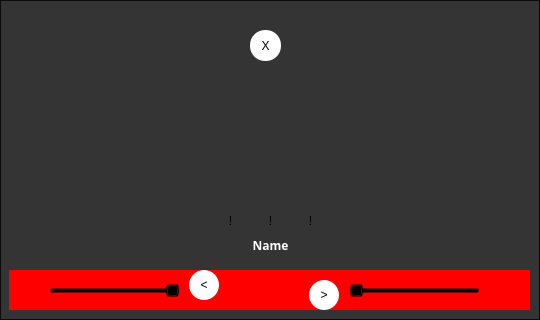
<?xml version="1.0" encoding="UTF-8"?>
<ui version="4.0">
 <class>omniviewer</class>
 <widget class="QWidget" name="omniviewer">
  <property name="windowModality">
   <enum>Qt::ApplicationModal</enum>
  </property>
  <property name="geometry">
   <rect>
    <x>0</x>
    <y>0</y>
    <width>540</width>
    <height>320</height>
   </rect>
  </property>
  <property name="windowTitle">
   <string>omniviewer</string>
  </property>
  <property name="styleSheet">
   <string notr="true"/>
  </property>
  <widget class="QLabel" name="image">
   <property name="geometry">
    <rect>
     <x>220</x>
     <y>100</y>
     <width>100</width>
     <height>100</height>
    </rect>
   </property>
   <property name="text">
    <string/>
   </property>
  </widget>
  <widget class="QFrame" name="frame">
   <property name="geometry">
    <rect>
     <x>0</x>
     <y>0</y>
     <width>540</width>
     <height>320</height>
    </rect>
   </property>
   <property name="styleSheet">
    <string notr="true">QFrame{
	
	background-color: rgba(0, 0, 0, 200);
}</string>
   </property>
   <property name="frameShape">
    <enum>QFrame::StyledPanel</enum>
   </property>
   <property name="frameShadow">
    <enum>QFrame::Raised</enum>
   </property>
   <widget class="QPushButton" name="close">
    <property name="geometry">
     <rect>
      <x>250</x>
      <y>30</y>
      <width>31</width>
      <height>31</height>
     </rect>
    </property>
    <property name="styleSheet">
     <string notr="true">border-radius:15; background-color:white;box-shadow: 0px 5px 5px black;
font: 75 8pt &quot;Microsoft YaHei UI&quot;;</string>
    </property>
    <property name="text">
     <string>X</string>
    </property>
   </widget>
   <widget class="QLabel" name="name">
    <property name="geometry">
     <rect>
      <x>30</x>
      <y>235</y>
      <width>481</width>
      <height>20</height>
     </rect>
    </property>
    <property name="font">
     <font>
      <family>Montserrat SemiBold</family>
      <weight>75</weight>
      <bold>true</bold>
     </font>
    </property>
    <property name="styleSheet">
     <string notr="true">QLabel{
	background-color:transparent;
	color: rgb(255, 255, 255);
}</string>
    </property>
    <property name="text">
     <string>Name</string>
    </property>
    <property name="scaledContents">
     <bool>false</bool>
    </property>
    <property name="alignment">
     <set>Qt::AlignCenter</set>
    </property>
   </widget>
   <widget class="QFrame" name="control_box">
    <property name="geometry">
     <rect>
      <x>9</x>
      <y>270</y>
      <width>521</width>
      <height>40</height>
     </rect>
    </property>
    <property name="styleSheet">
     <string notr="true">background-color: red;</string>
    </property>
    <property name="frameShape">
     <enum>QFrame::NoFrame</enum>
    </property>
    <property name="frameShadow">
     <enum>QFrame::Sunken</enum>
    </property>
    <widget class="QPushButton" name="omni">
     <property name="geometry">
      <rect>
       <x>240</x>
       <y>0</y>
       <width>41</width>
       <height>41</height>
      </rect>
     </property>
     <property name="styleSheet">
      <string notr="true">border-image:url(resources/omniw.png);
border-radius:20</string>
     </property>
     <property name="text">
      <string/>
     </property>
     <property name="shortcut">
      <string>Space</string>
     </property>
    </widget>
    <widget class="QPushButton" name="backward">
     <property name="geometry">
      <rect>
       <x>180</x>
       <y>0</y>
       <width>30</width>
       <height>30</height>
      </rect>
     </property>
     <property name="styleSheet">
      <string notr="true">border-radius:15; background-color:white;</string>
     </property>
     <property name="text">
      <string>&lt;</string>
     </property>
     <property name="shortcut">
      <string>Left</string>
     </property>
    </widget>
    <widget class="QPushButton" name="forward">
     <property name="geometry">
      <rect>
       <x>300</x>
       <y>10</y>
       <width>30</width>
       <height>30</height>
      </rect>
     </property>
     <property name="styleSheet">
      <string notr="true">border-radius:15; background-color:white;</string>
     </property>
     <property name="text">
      <string>&gt;</string>
     </property>
     <property name="shortcut">
      <string>Right</string>
     </property>
    </widget>
    <widget class="QSlider" name="brightness">
     <property name="geometry">
      <rect>
       <x>40</x>
       <y>10</y>
       <width>131</width>
       <height>21</height>
      </rect>
     </property>
     <property name="whatsThis">
      <string extracomment="Brightness"/>
     </property>
     <property name="styleSheet">
      <string notr="true">background-color: transparent;</string>
     </property>
     <property name="maximum">
      <number>100</number>
     </property>
     <property name="orientation">
      <enum>Qt::Horizontal</enum>
     </property>
     <property name="invertedAppearance">
      <bool>true</bool>
     </property>
     <property name="invertedControls">
      <bool>false</bool>
     </property>
    </widget>
    <widget class="QSlider" name="zoom">
     <property name="geometry">
      <rect>
       <x>340</x>
       <y>10</y>
       <width>131</width>
       <height>21</height>
      </rect>
     </property>
     <property name="whatsThis">
      <string extracomment="Brightness"/>
     </property>
     <property name="styleSheet">
      <string notr="true">background-color: transparent;</string>
     </property>
     <property name="maximum">
      <number>100</number>
     </property>
     <property name="orientation">
      <enum>Qt::Horizontal</enum>
     </property>
    </widget>
    <widget class="QLabel" name="zoom_icn">
     <property name="geometry">
      <rect>
       <x>480</x>
       <y>20</y>
       <width>16</width>
       <height>16</height>
      </rect>
     </property>
     <property name="styleSheet">
      <string notr="true">border-image:url(resources/zoom.png);
border-radius:20;
background-color:transparent
</string>
     </property>
     <property name="text">
      <string/>
     </property>
    </widget>
    <widget class="QLabel" name="brightness_icn">
     <property name="geometry">
      <rect>
       <x>20</x>
       <y>20</y>
       <width>10</width>
       <height>10</height>
      </rect>
     </property>
     <property name="styleSheet">
      <string notr="true">border-image:url(resources/brightness.png);
border-radius:20;
background-color: transparent;</string>
     </property>
     <property name="text">
      <string/>
     </property>
    </widget>
   </widget>
   <widget class="QPushButton" name="info">
    <property name="geometry">
     <rect>
      <x>220</x>
      <y>210</y>
      <width>21</width>
      <height>21</height>
     </rect>
    </property>
    <property name="styleSheet">
     <string notr="true">border-image:url(resources/brightness.png);
border-radius:20;
background-color: transparent;</string>
    </property>
    <property name="text">
     <string>!</string>
    </property>
    <property name="shortcut">
     <string>Left</string>
    </property>
   </widget>
   <widget class="QPushButton" name="wallpaper">
    <property name="geometry">
     <rect>
      <x>260</x>
      <y>210</y>
      <width>21</width>
      <height>21</height>
     </rect>
    </property>
    <property name="styleSheet">
     <string notr="true">border-image:url(resources/brightness.png);
border-radius:20;
background-color: transparent;</string>
    </property>
    <property name="text">
     <string>!</string>
    </property>
    <property name="shortcut">
     <string>Left</string>
    </property>
   </widget>
   <widget class="QPushButton" name="convert">
    <property name="geometry">
     <rect>
      <x>300</x>
      <y>210</y>
      <width>21</width>
      <height>21</height>
     </rect>
    </property>
    <property name="styleSheet">
     <string notr="true">border-image:url(resources/brightness.png);
border-radius:20;
background-color: transparent;</string>
    </property>
    <property name="text">
     <string>!</string>
    </property>
    <property name="shortcut">
     <string>Left</string>
    </property>
   </widget>
   <widget class="QFrame" name="hover_show">
    <property name="geometry">
     <rect>
      <x>0</x>
      <y>-20</y>
      <width>541</width>
      <height>21</height>
     </rect>
    </property>
    <property name="styleSheet">
     <string notr="true">background-color:transparent</string>
    </property>
    <property name="frameShape">
     <enum>QFrame::StyledPanel</enum>
    </property>
    <property name="frameShadow">
     <enum>QFrame::Raised</enum>
    </property>
   </widget>
  </widget>
  <zorder>frame</zorder>
  <zorder>image</zorder>
 </widget>
 <resources/>
 <connections/>
</ui>
